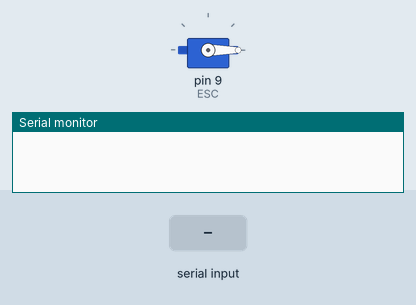
This sketch was run on a simulated Arduino Uno, built with avr-gcc and run on an emulated ATmega328P. On the bench: servo, the last lines printed to the serial monitor. The test bench sets the inputs (shaded band).

Above: at 4.2 s.
4.3 s: "90,45\n" received over Serial
At 5.2 s:
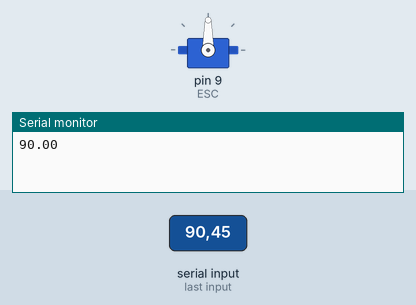
5.8 s: "30,150\n" received over Serial
At 6.4 s:
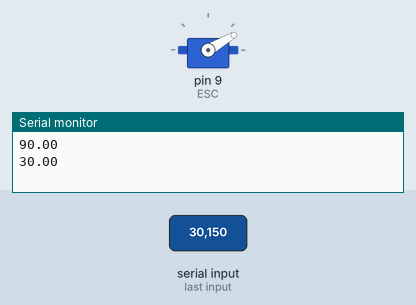
7.3 s: "200\n" received over Serial
At 8.5 s:
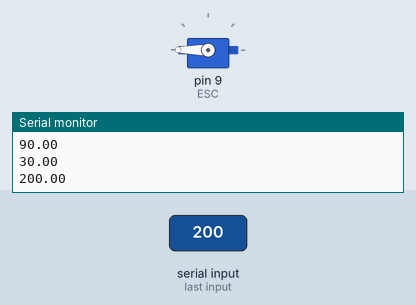
8.8 s: "90\n" received over Serial
At 9.8 s:
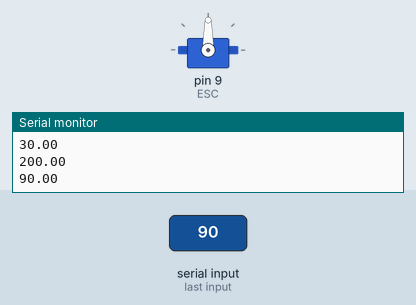
Timing chart, 0 to 11.3 s (numbered marks = the images above; inputs shaded):
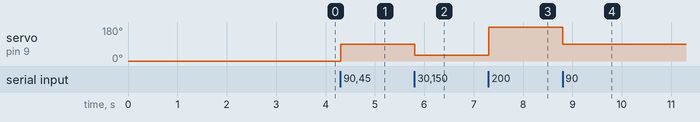

The sketch:

ControlBrushless.ino
```cpp
#include <Servo.h>
Servo ESC;     // create servo object to control the ESC


String inString = "";
void setup() {

  // Attach the ESC on pin 9
  ESC.attach(9,1000,2000); // (pin, min pulse width, max pulse width in microseconds)
  ESC.write(0);    // Send the signal to the ESC

  delay(3000);
  Serial.begin(9600); // opens serial port, sets data rate to 9600 bps

}

void loop() {
  if(Serial.available() > 0){

    int inChar = Serial.read();

    if(inChar != '\n'){

      inString += (char)inChar;

    }else{

      float data =inString.toFloat();
ESC.write(data);    // Send the signal to the ESC
Serial.println(data);

      inString = "";

    }

  }


}
```

Measured:
- after the input at 4.3 s, servo on pin 9 (ESC): 0° → 90° at once
- after the input at 5.8 s, servo on pin 9 (ESC): 90° → 30° at once
- after the input at 7.3 s, servo on pin 9 (ESC): 30° → 180° at once
- after the input at 8.8 s, servo on pin 9 (ESC): 180° → 90° at once
